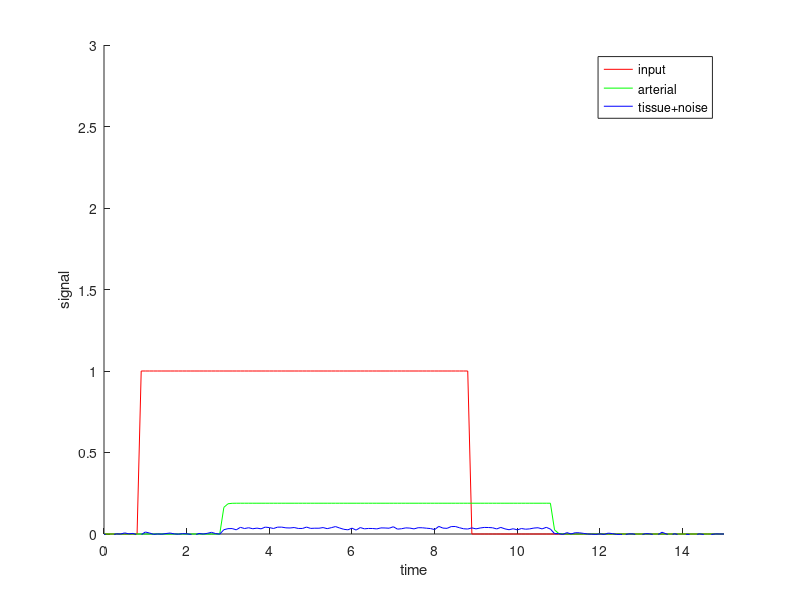

Recreate this plot in MATLAB. (Note: this script raises an error after producing the figure.)
% Simulates the Kinetics of an arterial inversion tag from the 
% arteries to the brain tissue
% 
% also simulates the deconvolution of the arterial flow from the 
% detected perfusion signal
%
% Continuous ASL model Using two coils : simulation
%


% this is my time units: each time step is 1/10 sec.
SECONDS = 10;
t = [0:1/SECONDS:15];

alpha = 0.8 
Mao = 1
Mssa = 0.1


f = 90 / 60;   % ml/sec.ml
lambda = 0.9
R1t = 1/0.9 ; % 1/sec.
R1a = 1/1.2  ; % 1/sec
Ka = 200       ; % 1/sec

% get the units right:
f = f*SECONDS
R1t = R1t/SECONDS;
R1a = R1a/SECONDS;
Ka = Ka/SECONDS;

a = f/ lambda  + R1t
b = R1a + Ka 
c = Ka 

variance = 0.005;
noise = randn(size(t)) * variance ;

skipFlag=1;

%%%%%%%%%%%%%%%%%%%%%%%%%%%%%  newer version  (jan 2002) %%%%%%%%%%%%%%%%%%%%%%%%

close all
input = zeros(size(t));
input(1*SECONDS:end) = 1;
input(9*SECONDS:end) = 0;
%input(5*SECONDS:6*SECONDS) = 1.2;
transit = 2*SECONDS;
% 
h_art = exp(-(Ka + R1a).* t );
h_art = [zeros(1,transit) h_art(1:15*SECONDS-transit+1)]; %(shift by transit time)
%h_art(1:transit) = 0;

h_tis = exp(-( f/lambda + R1t ) .* t);

% normalize the impulse response functions before the  convolution
h_art = exp(-(R1a ) * transit) * h_art / sum(h_art);
h_tis = exp(-(R1a ) * transit)  * h_tis / sum(h_tis);

% h_art = h_art / sum(h_art);
% h_tis = h_tis / sum(h_tis);


% arterial compartment:
art = conv(input,h_art);

% art=art(1:size(h_decay,2));
% This is definitely wrong:    art = art .* h_decay;

% tissue compartment
tissue = conv(art , h_tis);

% tissue = tissue(1:size(h_decay2,2));
% This is definitely wrong:tissue = tissue.*h_decay2;

art = art(1:size(t,2));
tissue = tissue(1:size(t,2));

signal = tissue + noise;
% 
% % make pretty pictures
% figure
% plot(t,input, 'r'); 
% axis([0 15 0 3]);
% xlabel('time'); ylabel('signal')
% legend('input'); 
% fatlines ; dofontsize(15) ; %print -dtiff uptake1.tif
% 
% figure ; hold on
% plot(t,input, 'r'); legend('input')
% plot(t,art, 'g'); 
% axis([0 15 0 3]);
% xlabel('time'); ylabel('signal')
% legend('input','arterial'); 
% fatlines ; dofontsize(15) ; %print -dtiff uptake2.tif

% figure ; hold on
% plot(t,input, 'r'); legend('input')
% plot(t,art, 'g');
% plot(t,tissue,'b');
% axis([0 15 0 3]);
% xlabel('time'); ylabel('signal');
% legend('input','arterial','tissue'); 
% fatlines ; dofontsize(15) ; %print -dtiff uptake3.tif


figure ; hold on
plot(t,input, 'r'); legend('input')
plot(t,art, 'g');
%plot(t,tissue,'b');
plot(t,signal,'b'); 
axis([0 15 0 3]);
xlabel('time'); ylabel('signal')
legend('input','arterial', 'tissue+noise')
fatlines ; dofontsize(15) ; %print -dtiff uptake4.tif





% apply Wiener Filter to remove the arterial component from the raw signal

if skipFlag==0
    filter1 = conj(fft(h_art)) ./ ( (abs(fft(h_art)).^2 + abs(fft(noise)).^2) );
    
    signal_f = fft(signal);
    filtered_signal = ifft (signal_f .* filter1);
    filtered_signal = filtered_signal / sum(filtered_signal) * size(filtered_signal,2);
    
    % compute the model without the arterial compartment to verify our result
    tissue2 = conv(input,h_tis);
    tissue2 = tissue2(1:size(t,2));
    
    tissue2 = tissue2/ sum(tissue2) * size(tissue2,2);
    
    plot(t,tissue2);
    plot(t,abs(filtered_signal),'y');
    %title('Use filter to Remove arterial dispersion only');
    axis([0 15 0 3]);
    xlabel('time'); ylabel('signal')
    legend('input','arterial', 'tissue+noise','deconvolved signal')
    fatlines ; dofontsize(15) ; print -dtiff filtered1.tif
    %pause
end

%%%%%%%%%%%%%%%%%%%%%%%%%%%%%%%%%%%%%%%%%


% apply Wiener Filter to remove the tissue dispersion from the raw signal

    filter2 = conj(fft(h_tis)) ./ ( (abs(fft(h_tis)).^2 + abs(fft(noise)).^2) );
    
    signal_f = fft(signal);
    filtered_signal = ifft (signal_f .* filter2);

%   normalization:
%   filtered_signal = filtered_signal / sum(filtered_signal) * size(filtered_signal,2);
    
    plot(t,abs(filtered_signal),'k--');
    %title('Use filter to Remove tissue compartment only');
    axis([0 15 0 3]);
    xlabel('time'); ylabel('signal')
    legend('input','arterial', 'tissue+noise','deconvolved')
    fatlines ; dofontsize(14) ; print -dtiff filtered2.tif
    %pause

    
%%%%%%%%%%%%%%%%%%%%%%%%%%%%%%%%%%%%%%%%%%%%%
 
% apply a second Wiener Filter to remove the arterial compartment too.
if skipFlag==0
    tmp = filtered_signal;
    signal_f = fft(tmp);

    filter2 = conj(fft(h_art)) ./ ( (abs(fft(h_art)).^2 +  abs(fft(noise)).^2 ));  %assuming the noise is gone already)
    
    filtered_signal = ifft (signal_f .* filter2);
    filtered_signal = filtered_signal / sum(filtered_signal) * size(filtered_signal,2);
    
    figure 
    hold on
    plot(t,signal,'b');
    plot(t,input,'r');
    plot(t,abs(filtered_signal),'g');
    title('Applied second filter to remove arterial effect too')
    
    %pause
    
% apply  Wiener Filter to remove both the tissue and the arterial compartments in one shot

    H_whole = fft(h_tis) .* fft(h_art);
        
    filter3 = conj(H_whole) ./ ( (abs(H_whole)).^2 + abs(fft(noise)).^2);
    
    signal_f = fft(signal);
    filtered_signal = ifft (signal_f .* filter3);
    filtered_signal = filtered_signal / sum(filtered_signal) * size(filtered_signal,2);
    
    hold on
    plot(t,signal,'b');
    plot(t,input,'r');
    plot(t,abs(filtered_signal),'g');
    
    legend('signal','model input','filtered signal')
    title('for fun:  tried to remove both together with one filter')
    hold off
    
    %pause
    
end
%%%%%%%%%%%%%%%%%%%%%%%%%%%%%%    
  % now let's use a dynamic convolution to see what happens in activation
  % we simulate activation by altering the arterial ouput side
  
    art(5*SECONDS:6*SECONDS) = art(5*SECONDS:6*SECONDS) + 0.1;


    for k=1:max(size(input))
        h_tis3 = exp(-( f/lambda + R1t ) .* t);
        tissue3(k) = dyn_conv(k,art', h_tis3');
    end
    
     %tissue3 = tissue3/sum(tissue3) * size(tissue3,2);
     tissue3 = conv(art,h_tis);
     tissue3 = tissue3(1:size(t,2));
     %tissue3 = tissue3/sum(tissue3) * size(tissue3,2);
     
    signal = tissue3 + noise;
    
    figure, hold on
    %plot(t,tissue,'b')
    plot(t,art,'g');
    plot(t,signal,'b')
    
% apply Wiener Filter to remove the tissue component from the raw signal

    filter2 = conj(fft(h_tis)) ./ ( (abs(fft(h_tis)).^2 + abs(fft(noise)).^2) );
    
    signal_f = fft(signal);
    filtered_signal = ifft (signal_f .* filter2);
    
    %filtered_signal = filtered_signal / sum(filtered_signal) * size(filtered_signal,2);
    
    plot(t,abs(filtered_signal),'k--');
%    title(sprintf('Removed tissue compartment only: arterial output. \n Activation is simulated as a change in arterial output'));
    axis([0 15 0 3]);
    xlabel('time'); ylabel('signal')
    legend('arterial','signal','deconvolved')
    fatlines ; dofontsize(15) ; print -dtiff arterial_activation1.tif
%pause
    
%%%%%%%%%%%%%%%%%%%%%%%%%%%%%%%   
% now let's use a dynamic convolution to see what happens in activation
% now let's look at using a variable function of f
if skipFlag==0
    f = f*ones(size(t));
    f(5*SECONDS:6*SECONDS) = 140/60;
 

    for k=1:max(size(input))
        h_tis3 = exp(-( f(k)/lambda + R1t ) .* t);
        tissue3(k) = dyn_conv(k,art', h_tis3');
        
    end
    
    tissue3 = tissue3/sum(tissue3) * size(tissue3,2);
    signal = tissue3 + noise;
    
    figure, hold on
    plot(t,signal,'k')
    
% apply Wiener Filter to remove the tissue component from the raw signal

    filter2 = conj(fft(h_tis)) ./ ( (abs(fft(h_tis)).^2 + abs(fft(noise)).^2) );
    
    signal_f = fft(signal);
    filtered_signal = ifft (signal_f .* filter2);
    filtered_signal = filtered_signal / sum(filtered_signal) * size(filtered_signal,2);
    
    plot(t,abs(filtered_signal),'g');
    title(sprintf('Simulated activation by changing the tissue response function,\n then Removed tissue compartment only: arterial output'));
    %pause
end